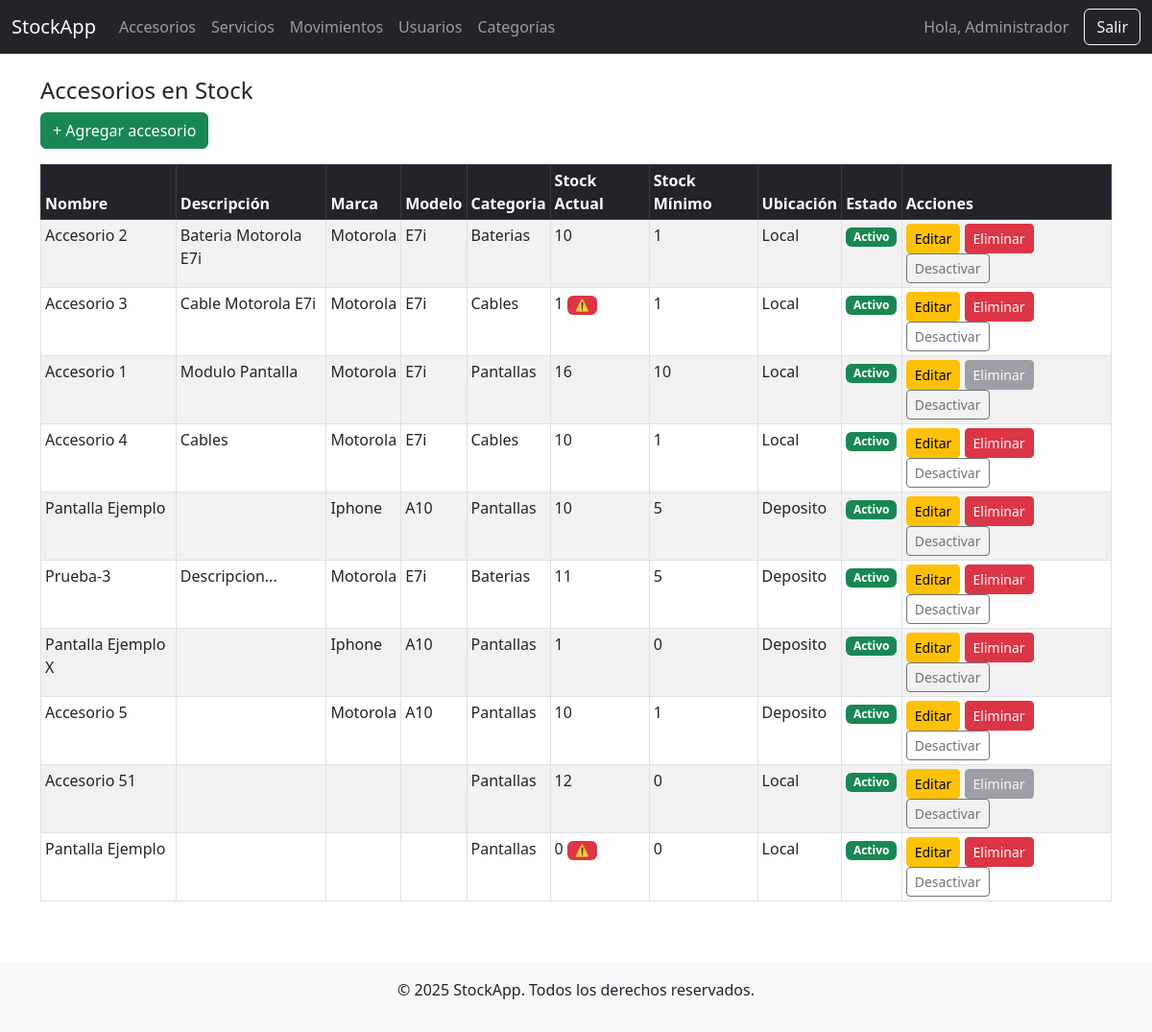
The app's page /accesorios/listar.php (signed in) with its own data.
### tables this page shows
CREATE TABLE `accesorios` (
  `id` int(11) NOT NULL,
  `nombre` varchar(100) NOT NULL,
  `descripcion` text DEFAULT NULL,
  `marca` varchar(100) DEFAULT NULL,
  `modelo` varchar(100) DEFAULT NULL,
  `categoria_id` int(11) DEFAULT NULL,
  `stock_actual` int(11) DEFAULT 0,
  `stock_minimo` int(11) DEFAULT 0,
  `precio_compra` decimal(10,2) DEFAULT 0.00,
  `precio_venta` decimal(10,2) DEFAULT 0.00,
  `ubicacion` varchar(100) DEFAULT NULL,
  `activo` tinyint(1) DEFAULT 1,
  `creado_en` timestamp NOT NULL DEFAULT current_timestamp(),
  `actualizado_en` timestamp NOT NULL DEFAULT current_timestamp() ON UPDATE current_timestamp()
);

CREATE TABLE `categorias` (
  `id` int(11) NOT NULL,
  `nombre` varchar(100) NOT NULL
);

### accesorios/listar.php (the view, shortened to what this page needs)
<?php
require_once '../config/database.php';
include '../includes/header.php';
include '../includes/navbar.php';
$accesorios = $pdo->query("SELECT a.*, c.nombre AS categoria
                     FROM accesorios a
                     LEFT JOIN categorias c ON a.categoria_id = c.id")->fetchAll();
?>
<div class="container mt-4">
    <h4>Accesorios en Stock</h4>
    <a href="crear.php" class="btn btn-success mb-3">+ Agregar accesorio</a>
    <div class="table-responsive">
        <table class="table table-sm table-bordered table-hover table-striped">
            <thead class="table-dark">
                <tr>
                    <th>Nombre</th>
                    <th>Descripción</th>
                    <th>Marca</th>
                    <th>Modelo</th>
                    <th>Categoria</th>
                    <th>Stock Actual</th>
                    <th>Stock Mínimo</th>
                    <th>Ubicación</th>
                    <th>Estado</th>
                    <th>Acciones</th>
                </tr>
            </thead>
            <tbody>
                <?php foreach ($accesorios as $a): ?>
                    <?php
                        $stmt = $pdo->prepare("SELECT COUNT(*) FROM movimientos WHERE sector = 'accesorio' AND item_id = ?");
                        $stmt->execute([$a['id']]);
                        $tiene_movimientos = $stmt->fetchColumn() > 0;
                    ?>
                    <tr class="<?= $a['activo'] ? '' : 'table-secondary' ?>">
                        <td><?= htmlspecialchars($a['nombre']) ?></td>
                        <td><?= htmlspecialchars($a['descripcion']) ?></td>
                        <td><?= htmlspecialchars($a['marca']) ?></td>
                        <td><?= htmlspecialchars($a['modelo']) ?></td>
                        <td><?= htmlspecialchars($a['categoria']) ?></td>
                        <td>
                            <?= (int) $a['stock_actual'] ?>
                            <?php if ($a['stock_actual'] <= $a['stock_minimo']): ?>
                                <span class="badge bg-danger" title="Stock bajo"><strong>⚠️</strong></span>
                            <?php endif; ?>
                        </td>
                        <td><?= (int) $a['stock_minimo'] ?></td>
                        <td><?= htmlspecialchars($a['ubicacion']) ?></td>
                        <td>
                            <?php if ($a['activo']): ?>
                                <span class="badge bg-success">Activo</span>
                            <?php else: ?>
                                <span class="badge bg-secondary">Inactivo</span>
                            <?php endif; ?>
                        </td>
                        <td>
                            <a href="editar.php?id=<?= $a['id'] ?>" class="btn btn-sm btn-warning">Editar</a>
                            <?php if ($tiene_movimientos): ?>
                                <button class="btn btn-sm btn-secondary" disabled title="Ya tiene movimientos">Eliminar</button>
                            <?php else: ?>
                                <a href="eliminar.php?id=<?= $a['id'] ?>" class="btn btn-sm btn-danger" onclick="return confirm('¿Estás seguro de eliminar este accesorio?')">Eliminar</a>
                            <?php endif; ?>
                            <a href="estado.php?id=<?= $a['id'] ?>" class="btn btn-sm <?= $a['activo'] ? 'btn-outline-secondary' : 'btn-outline-success' ?>">
                                <?= $a['activo'] ? 'Desactivar' : 'Activar' ?>
                            </a>
                        </td>
                    </tr>
                <?php endforeach; ?>
            </tbody>
        </table>
    </div>
</div>
<?php include '../includes/footer.php'; ?>

### records on screen
accesorios: nombre "Accesorio 2", descripcion "Bateria Motorola E7i", marca "Motorola", modelo "E7i", categoria.nombre "Baterias", stock_actual "10", stock_minimo "1", ubicacion "Local", activo "Activo"
accesorios: nombre "Accesorio 3", descripcion "Cable Motorola E7i", marca "Motorola", modelo "E7i", categoria.nombre "Cables", stock_actual "1", stock_minimo "1", ubicacion "Local", activo "Activo"
accesorios: nombre "Accesorio 1", descripcion "Modulo Pantalla", marca "Motorola", modelo "E7i", categoria.nombre "Pantallas", stock_actual "16", stock_minimo "10", ubicacion "Local", activo "Activo", shows "Eliminar"
accesorios: nombre "Accesorio 4", descripcion "Cables", marca "Motorola", modelo "E7i", categoria.nombre "Cables", stock_actual "10", stock_minimo "1", ubicacion "Local", activo "Activo"
accesorios: nombre "Pantalla Ejemplo", marca "Iphone", modelo "A10", categoria.nombre "Pantallas", stock_actual "10", stock_minimo "5", ubicacion "Deposito", activo "Activo"
accesorios: nombre "Prueba-3", descripcion "Descripcion...", marca "Motorola", modelo "E7i", categoria.nombre "Baterias", stock_actual "11", stock_minimo "5", ubicacion "Deposito", activo "Activo"
accesorios: nombre "Pantalla Ejemplo X", marca "Iphone", modelo "A10", categoria.nombre "Pantallas", stock_actual "1", stock_minimo "0", ubicacion "Deposito", activo "Activo"
accesorios: nombre "Accesorio 5", marca "Motorola", modelo "A10", categoria.nombre "Pantallas", stock_actual "10", stock_minimo "1", ubicacion "Deposito", activo "Activo"
accesorios: nombre "Accesorio 51", categoria.nombre "Pantallas", stock_actual "12", stock_minimo "0", ubicacion "Local", activo "Activo", shows "Eliminar"
accesorios: nombre "Pantalla Ejemplo", categoria.nombre "Pantallas", stock_actual "0", stock_minimo "0", ubicacion "Local", activo "Activo"

### other values on screen
$_SESSION['nombre'] "Administrador"
